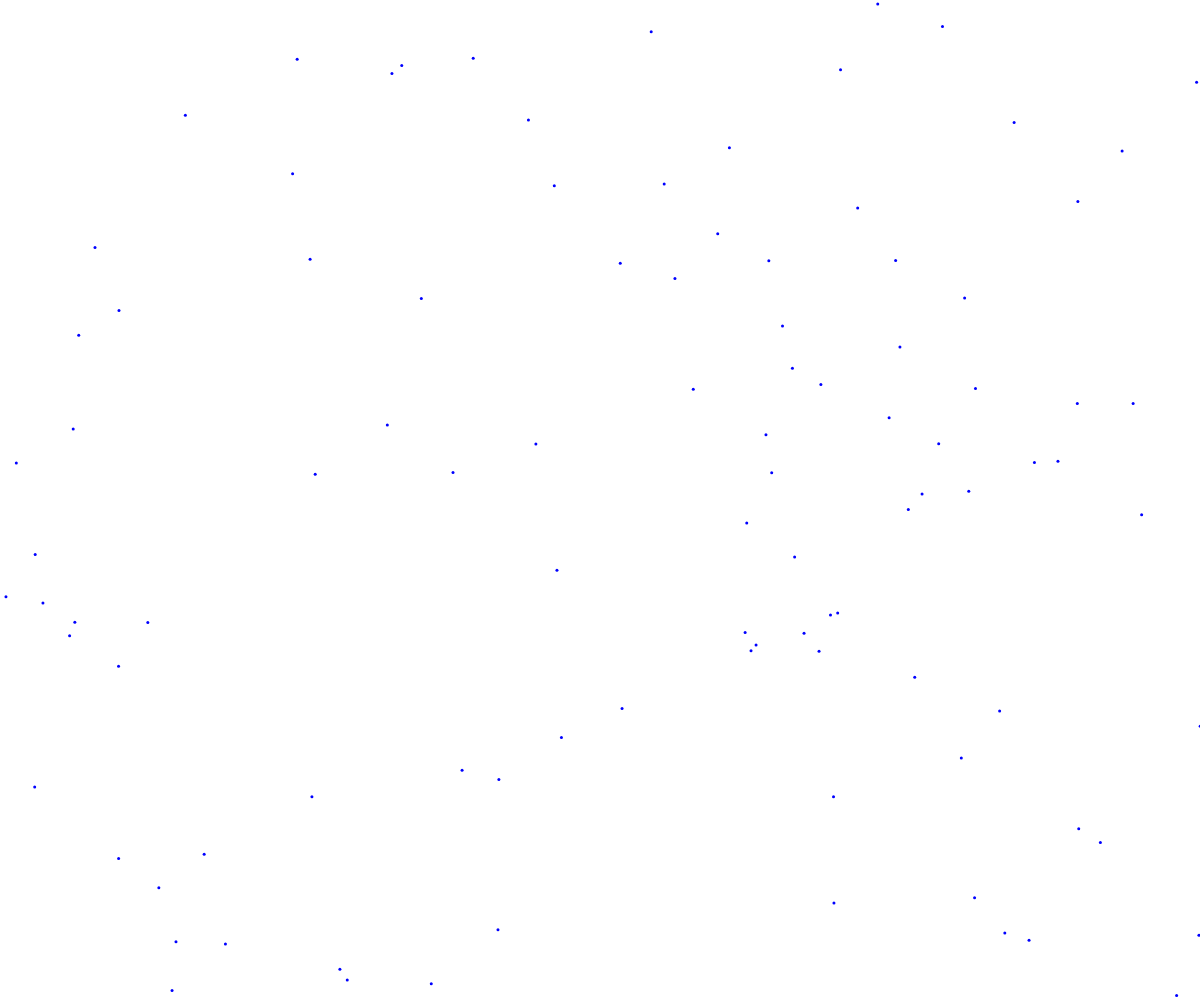
Frame 1 (no input)
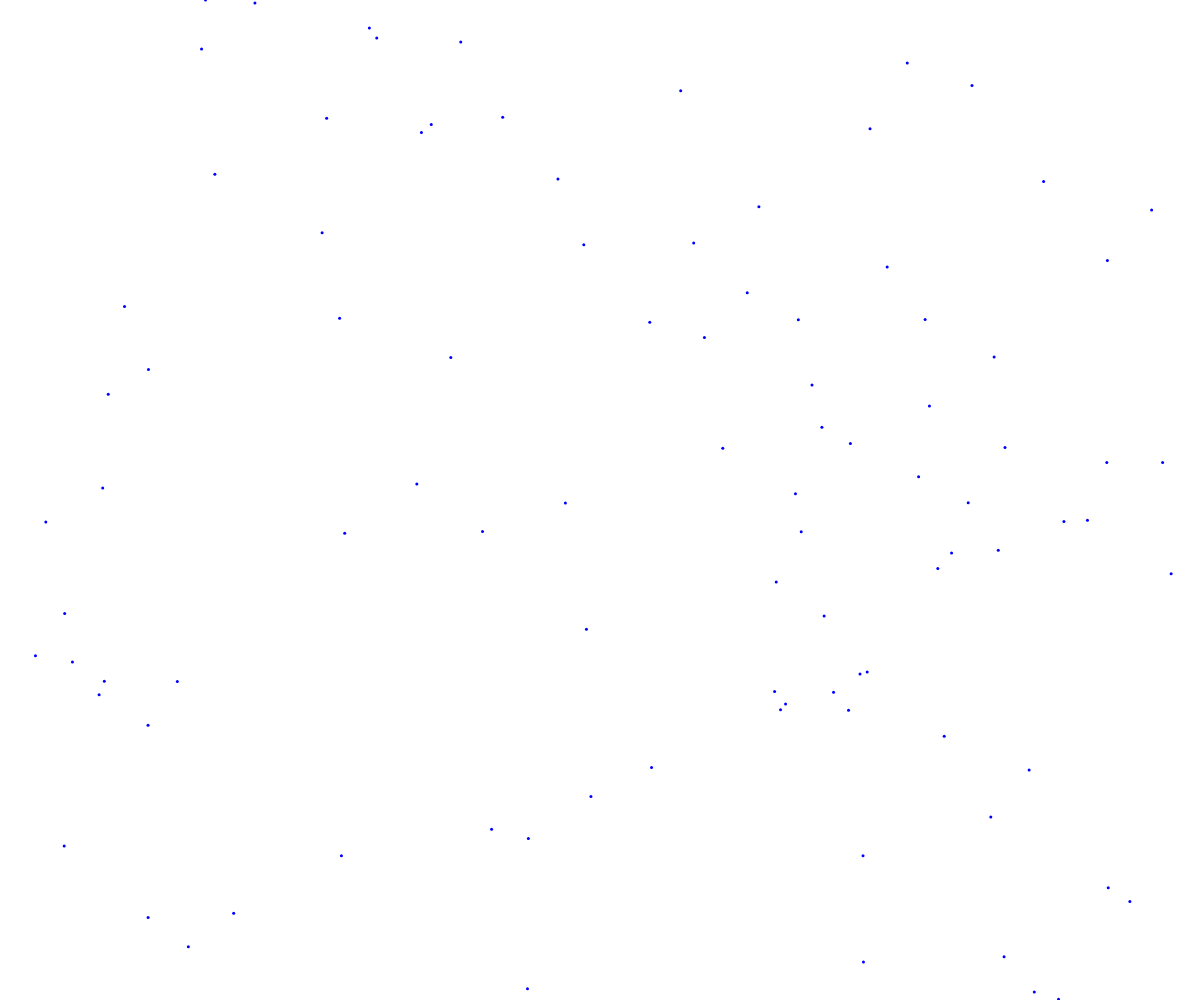
Frame 60 (no input)
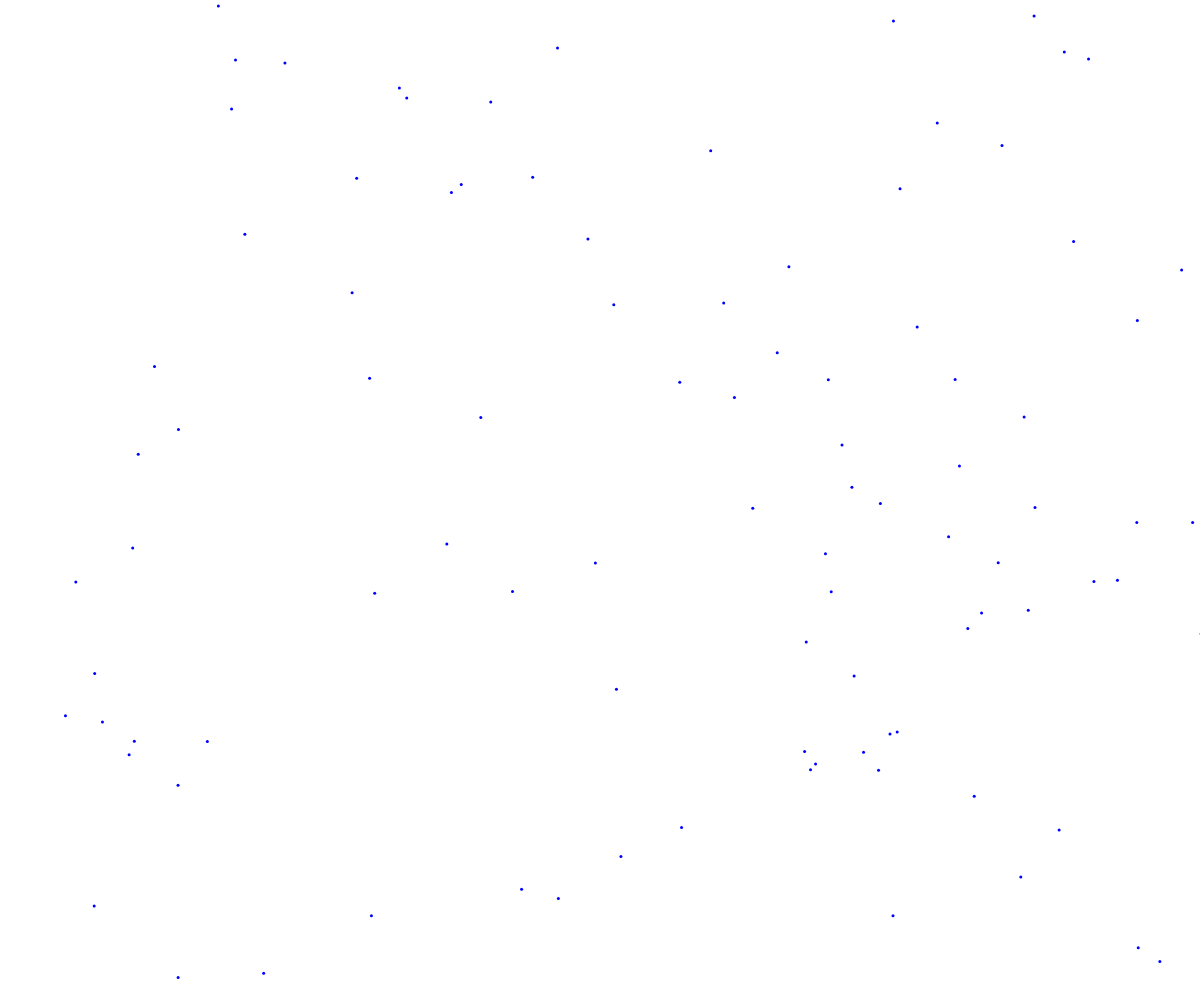
Frame 120 (the mouse pressed at the canvas centre since frame 60)

The p5.js sketch that drew these frames (run headless with seeded random() and noise() and a simulated clock; from frame 60 on, the mouse is pressed at the canvas centre):

// p5.js sketch
// ── sketch.js
function setup() {
  let canvas = createCanvas(windowWidth, windowHeight);
  canvas.parent('canvas-container')
}

function draw() {
  background(220);
}

function windowResized() {
  resizeCanvas(windowWidth,windowHeight);
}

let raindrops = [];

function setup() {
  let canvas = createCanvas(windowWidth, windowHeight);
  

  for (let i=0; i < 100; i++) {
    let raindrop = new Raindrop(random(width), random(height), 0.5);
    raindrops.push(raindrop);
  }
}

function draw() {
  clear();

  for (let i=0; i < raindrops.length; i++) {
    raindrops[i].update();
    raindrops[i].display();
  }
}

function windowResized() {
  resizeCanvas(windowWidth, windowHeight);
}

class Raindrop {
  constructor(x, y, speedX) {
    this.x = x;
    this.y = y;
    this.speedX = speedX;
  }

  update() {
    this.y = this.y + 1;
    this.x = this.x + this.speedX;

    if (this.y > height) {
      this.y = 0;
    }
  }

  display() {
    fill('blue');
    noStroke();
    ellipse(this.x, this.y, 3, 3);
  }
}
// ── style.css
html, body {
  margin: 0;
  padding: 0;
}
canvas {
  display: inline-block;

}
